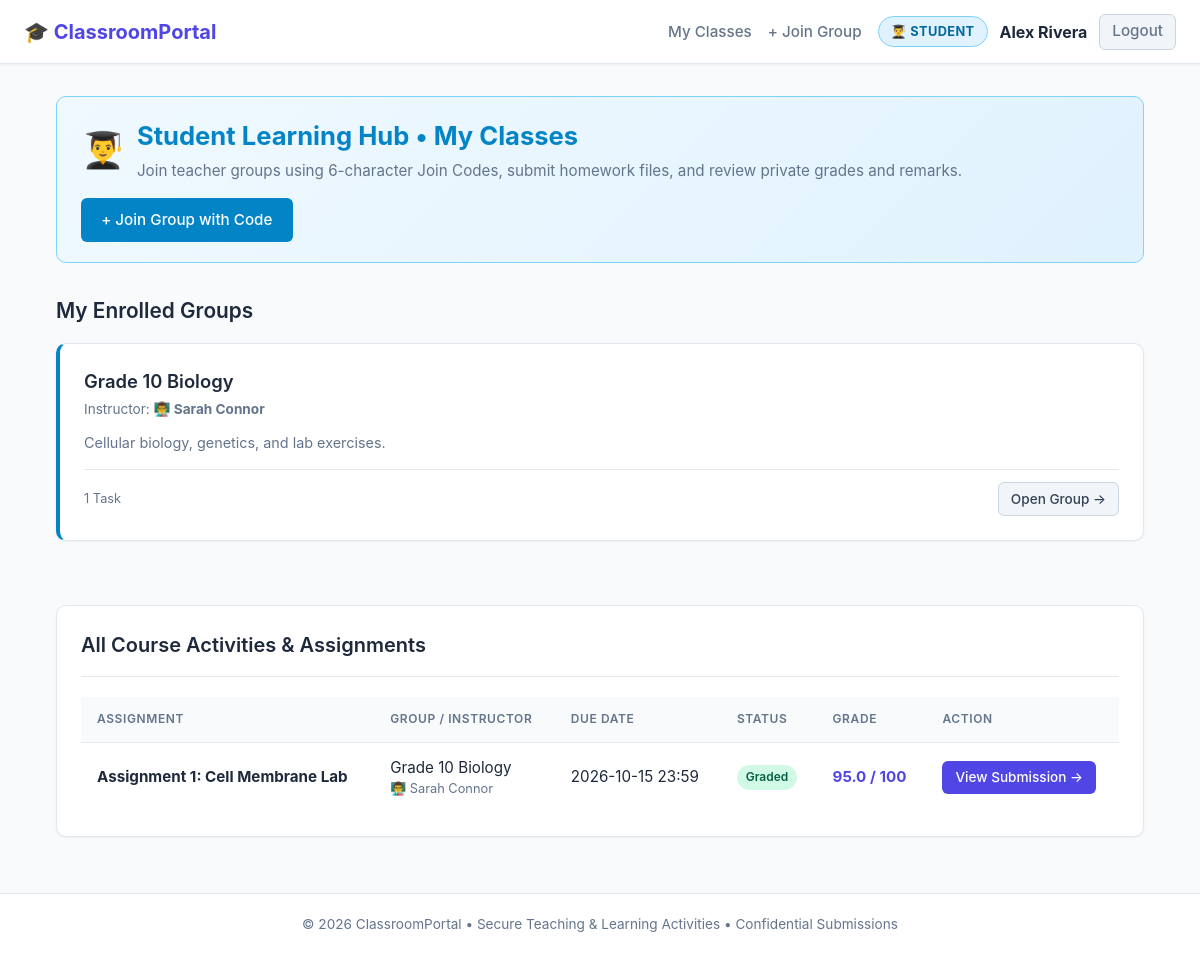
Page /student/dashboard (signed in) on the committed database.
### tables this page shows
CREATE TABLE users (
            id INTEGER PRIMARY KEY AUTOINCREMENT,
            username TEXT UNIQUE NOT NULL,
            email TEXT UNIQUE NOT NULL,
            password_hash TEXT NOT NULL,
            role TEXT NOT NULL CHECK(role IN ('teacher', 'student')),
            full_name TEXT NOT NULL,
            created_at TIMESTAMP DEFAULT CURRENT_TIMESTAMP
        );

CREATE TABLE groups (
            id INTEGER PRIMARY KEY AUTOINCREMENT,
            name TEXT NOT NULL,
            description TEXT,
            join_code TEXT UNIQUE NOT NULL,
            teacher_id INTEGER NOT NULL,
            created_at TIMESTAMP DEFAULT CURRENT_TIMESTAMP,
            FOREIGN KEY (teacher_id) REFERENCES users(id) ON DELETE CASCADE
        );

CREATE TABLE submissions (
            id INTEGER PRIMARY KEY AUTOINCREMENT,
            assignment_id INTEGER NOT NULL,
            student_id INTEGER NOT NULL,
            stored_filename TEXT NOT NULL,
            original_filename TEXT NOT NULL,
            notes TEXT,
            submitted_at TIMESTAMP DEFAULT CURRENT_TIMESTAMP,
            grade REAL,
            feedback TEXT,
            graded_at TIMESTAMP,
            FOREIGN KEY (assignment_id) REFERENCES assignments(id) ON DELETE CASCADE,
            FOREIGN KEY (student_id) REFERENCES users(id) ON DELETE CASCADE,
            UNIQUE(assignment_id, student_id)
        );

CREATE TABLE assignments (
            id INTEGER PRIMARY KEY AUTOINCREMENT,
            group_id INTEGER NOT NULL,
            title TEXT NOT NULL,
            description TEXT NOT NULL,
            due_date TEXT,
            max_points INTEGER DEFAULT 100,
            attachment_filename TEXT,
            original_attachment_name TEXT,
            created_at TIMESTAMP DEFAULT CURRENT_TIMESTAMP,
            FOREIGN KEY (group_id) REFERENCES groups(id) ON DELETE CASCADE
        );

### app.py (the view)
@app.route('/student/dashboard')
@student_required
def student_dashboard():
    db = get_db()
    enrolled_groups = db.execute(
        '''SELECT g.*, u.full_name AS teacher_name,
                  (SELECT COUNT(*) FROM assignments a WHERE a.group_id = g.id) AS assignment_count
           FROM group_memberships m
           JOIN groups g ON m.group_id = g.id
           JOIN users u ON g.teacher_id = u.id
           WHERE m.student_id = ?
           ORDER BY m.joined_at DESC''',
        (g.user['id'],)
    ).fetchall()
    pending_assignments = db.execute(
        '''SELECT a.*, g.name AS group_name, u.full_name AS teacher_name,
                  s.id AS submission_id, s.grade, s.graded_at
           FROM group_memberships m
           JOIN assignments a ON m.group_id = a.group_id
           JOIN groups g ON a.group_id = g.id
           JOIN users u ON g.teacher_id = u.id
           LEFT JOIN submissions s ON s.assignment_id = a.id AND s.student_id = ?
           WHERE m.student_id = ?
           ORDER BY a.due_date ASC, a.created_at DESC''',
        (g.user['id'], g.user['id'])
    ).fetchall()
    return render_template('student/dashboard.html', groups=enrolled_groups, assignments=pending_assignments)

### app.py (called while the page is built)
def get_db():
    db = getattr(g, '_database', None)
    if db is None:
        db_file = app.config.get('DATABASE_PATH', DATABASE_PATH)
        db = g._database = create_connection(db_file)
    return db

@app.teardown_appcontext
def close_connection(exception):
    db = getattr(g, '_database', None)
    if db is not None:
        db.close()

def get_current_user():
    if 'user_id' not in session:
        return None
    db = get_db()
    user = db.execute('SELECT * FROM users WHERE id = ?', (session['user_id'],)).fetchone()
    return user

@app.before_request
def load_user():
    g.user = get_current_user()

def student_required(f):
    @wraps(f)
    def decorated_function(*args, **kwargs):
        if g.user is None or g.user['role'] != 'student':
            flash('Access restricted to students only.', 'danger')
            return redirect(url_for('index'))
        return f(*args, **kwargs)
    return decorated_function

### database.py (called while the page is built)
def create_connection(path=None):
    db_file = path or DATABASE_PATH
    conn = sqlite3.connect(db_file)
    conn.row_factory = sqlite3.Row
    conn.execute("PRAGMA foreign_keys = ON;")
    return conn

### templates/student/dashboard.html (shortened to what this page needs)
{% extends "base.html" %}
{% block content %}
<div class="role-hero student-hero">
    <div style="display: flex; align-items: center; gap: 0.75rem;">
        <span style="font-size: 2.2rem;">👨‍🎓</span>
        <div>
            <h1 style="font-size: 1.6rem; font-weight: 700; color: #0284c7; margin: 0;">Student Learning Hub &bull; My Classes</h1>
            <p style="color: #64748b; margin: 0.25rem 0 0 0; font-size: 0.95rem;">
                Join teacher groups using 6-character Join Codes, submit homework files, and review private grades and remarks.
            </p>
        </div>
    </div>
    <a href="{{ url_for('student_join_group') }}" class="btn btn-primary" style="white-space: nowrap; background-color: #0284c7;">
        + Join Group with Code
    </a>
</div>
<div style="margin-bottom: 2.5rem;">
    <h2 style="font-size: 1.3rem; font-weight: 600; margin-bottom: 1rem;">My Enrolled Groups</h2>
    {% if groups %}
        <div class="grid grid-3">
            {% for g in groups %}
                <div class="card" style="display: flex; flex-direction: column; justify-content: space-between; border-left: 4px solid #0284c7;">
                    <div>
                        <h3 style="font-size: 1.15rem; font-weight: 600; margin-bottom: 0.25rem;">
                            <a href="{{ url_for('student_group_detail', group_id=g['id']) }}" style="color: var(--text-main); text-decoration: none;">
                                {{ g['name'] }}
                            </a>
                        </h3>
                        <div style="font-size: 0.85rem; color: var(--text-muted); margin-bottom: 0.75rem;">
                            Instructor: <strong>👨‍🏫 {{ g['teacher_name'] }}</strong>
                        </div>
                        {% if g['description'] %}
                            <p style="color: var(--text-muted); font-size: 0.9rem; margin-bottom: 1rem;">
                                {{ g['description'][:80] }}{% if g['description']|length > 80 %}...{% endif %}
                            </p>
                        {% endif %}
                    </div>
                    <div style="border-top: 1px solid var(--border-color); padding-top: 0.75rem; display: flex; justify-content: space-between; align-items: center;">
                        <span style="font-size: 0.8rem; color: var(--text-muted);">{{ g['assignment_count'] }} Task{% if g['assignment_count'] != 1 %}s{% endif %}</span>
                        <a href="{{ url_for('student_group_detail', group_id=g['id']) }}" class="btn btn-secondary btn-sm">
                            Open Group &rarr;
                        </a>
                    </div>
                </div>
            {% endfor %}
        </div>
    {% endif %}
</div>
<div class="card">
    <div class="card-header">
        <h2 class="card-title">All Course Activities &amp; Assignments</h2>
    </div>
    {% if assignments %}
        <div class="table-container">
            <table class="table">
                <thead>
                    <tr>
                        <th>Assignment</th>
                        <th>Group / Instructor</th>
                        <th>Due Date</th>
                        <th>Status</th>
                        <th>Grade</th>
                        <th>Action</th>
                    </tr>
                </thead>
                <tbody>
                    {% for a in assignments %}
                        <tr>
                            <td>
                                <strong>{{ a['title'] }}</strong>
                            </td>
                            <td>
                                <div>{{ a['group_name'] }}</div>
                                <div style="font-size: 0.8rem; color: var(--text-muted);">👨‍🏫 {{ a['teacher_name'] }}</div>
                            </td>
                            <td>
                                {% if a['due_date'] %}
                                    <span>{{ a['due_date'] }}</span>
                                {% else %}
                                    <span style="color: var(--text-muted);">No deadline</span>
                                {% endif %}
                            </td>
                            <td>
                                {% if a['submission_id'] %}
                                    {% if a['grade'] is not none %}
                                        <span class="badge badge-success">Graded</span>
                                    {% else %}
                                        <span class="badge badge-warning">Submitted (Pending Review)</span>
                                    {% endif %}
                                {% else %}
                                    <span class="badge badge-danger">Not Submitted</span>
                                {% endif %}
                            </td>
                            <td>
                                {% if a['grade'] is not none %}
                                    <strong style="color: var(--primary);">{{ a['grade'] }} / {{ a['max_points'] }}</strong>
                                {% else %}
                                    <span style="color: var(--text-muted);">-</span>
                                {% endif %}
                            </td>
                            <td>
                                <a href="{{ url_for('student_assignment_detail', assignment_id=a['id']) }}" class="btn btn-primary btn-sm">
                                    {% if a['submission_id'] %}View Submission{% else %}Submit Work{% endif %} &rarr;
                                </a>
                            </td>
                        </tr>
                    {% endfor %}
                </tbody>
            </table>
        </div>
    {% else %}
        <div style="text-align: center; padding: 2rem 1rem; color: var(--text-muted);">
            No assignments found. Once you join groups, your tasks will appear here.
        </div>
    {% endif %}
</div>
{% endblock %}

### templates/base.html (shortened to what this page needs)
<!DOCTYPE html>
<html lang="en">
<head>
    <link rel="stylesheet" href="{{ url_for('static', filename='css/style.css') }}">
</head>
<body>
    <header class="navbar">
        <a href="{{ url_for('index') }}" class="nav-brand">
            <span>🎓 ClassroomPortal</span>
        </a>
        <nav>
            <ul class="nav-links">
                {% if g.user %}
                    {% if g.user['role'] == 'teacher' %}
                        <li><a href="{{ url_for('teacher_dashboard') }}">My Groups</a></li>
                        <li><a href="{{ url_for('teacher_create_group') }}">+ New Group</a></li>
                    {% else %}
                        <li><a href="{{ url_for('student_dashboard') }}">My Classes</a></li>
                        <li><a href="{{ url_for('student_join_group') }}">+ Join Group</a></li>
                    {% endif %}
                    <li class="nav-user">
                        {% if g.user['role'] == 'teacher' %}
                            <span class="user-badge teacher">👨‍🏫 Teacher</span>
                        {% else %}
                            <span class="user-badge student">👨‍🎓 Student</span>
                        {% endif %}
                        <strong>{{ g.user['full_name'] }}</strong>
                        <a href="{{ url_for('logout') }}" class="btn btn-secondary btn-sm">Logout</a>
                    </li>
                {% else %}
                    <li><a href="{{ url_for('login') }}">Log In</a></li>
                    <li><a href="{{ url_for('register') }}" class="btn btn-primary btn-sm">Register</a></li>
                {% endif %}
            </ul>
        </nav>
    </header>
    <main class="container">
        {% block content %}{% endblock %}
    </main>
    <footer>
        <p>&copy; 2026 ClassroomPortal &bull; Secure Teaching &amp; Learning Activities &bull; Confidential Submissions</p>
    </footer>
</body>
</html>

### static/css/style.css (style rules this page uses)
:root { --primary: #4f46e5; --primary-hover: #4338ca; --primary-light: #eef2ff; --secondary: #0ea5e9; --success: #10b981; --success-light: #d1fae5; --warning: #f59e0b; --warning-light: #fef3c7; --danger: #ef4444; --danger-light: #fee2e2; --text-main: #1e293b; --text-muted: #64748b; --bg-page: #f8fafc; --bg-card: #ffffff; --border-color: #e2e8f0; --radius-sm: 6px; --radius-md: 10px; --radius-lg: 14px; --shadow-sm: 0 1px 2px 0 rgba(0, 0, 0, 0.05); --shadow-md: 0 4px 6px -1px rgba(0, 0, 0, 0.1), 0 2px 4px -1px rgba(0, 0, 0, 0.06); --shadow-lg: 0 10px 15px -3px rgba(0, 0, 0, 0.1), 0 4px 6px -2px rgba(0, 0, 0, 0.05); }
* { box-sizing: border-box; margin: 0; padding: 0; }
body { font-family: -apple-system, BlinkMacSystemFont, "Segoe UI", Roboto, "Helvetica Neue", Arial, sans-serif; background-color: var(--bg-page); color: var(--text-main); line-height: 1.5; min-height: 100vh; display: flex; flex-direction: column; }
.navbar { background: #ffffff; border-bottom: 1px solid var(--border-color); padding: 0.85rem 1.5rem; display: flex; justify-content: space-between; align-items: center; box-shadow: var(--shadow-sm); position: sticky; top: 0; z-index: 50; }
.nav-brand { font-size: 1.25rem; font-weight: 700; color: var(--primary); text-decoration: none; display: flex; align-items: center; gap: 0.5rem; }
.nav-links { display: flex; align-items: center; gap: 1rem; list-style: none; }
.nav-links a { color: var(--text-muted); text-decoration: none; font-weight: 500; font-size: 0.95rem; transition: color 0.15s ease; }
.nav-user { display: flex; align-items: center; gap: 0.75rem; }
.user-badge { padding: 0.2rem 0.6rem; border-radius: 9999px; font-size: 0.75rem; font-weight: 600; text-transform: uppercase; letter-spacing: 0.05em; }
.user-badge.student { background-color: #e0f2fe; color: #0369a1; border: 1px solid #bae6fd; }
.container { width: 100%; max-width: 1120px; margin: 0 auto; padding: 2rem 1rem; flex: 1; }
.card { background-color: var(--bg-card); border: 1px solid var(--border-color); border-radius: var(--radius-md); box-shadow: var(--shadow-sm); padding: 1.5rem; margin-bottom: 1.5rem; }
.card-header { display: flex; justify-content: space-between; align-items: center; border-bottom: 1px solid var(--border-color); padding-bottom: 1rem; margin-bottom: 1.25rem; }
.card-title { font-size: 1.25rem; font-weight: 600; color: var(--text-main); }
.grid { display: grid; gap: 1.5rem; }
.grid-3 { grid-template-columns: repeat(auto-fit, minmax(280px, 1fr)); }
.btn { display: inline-flex; align-items: center; justify-content: center; padding: 0.6rem 1.2rem; border-radius: var(--radius-sm); font-size: 0.95rem; font-weight: 500; text-decoration: none; cursor: pointer; border: 1px solid transparent; transition: all 0.15s ease; gap: 0.4rem; }
.btn-primary { background-color: var(--primary); color: #ffffff; }
.btn-secondary { background-color: #f1f5f9; color: #334155; border-color: #cbd5e1; }
.btn-sm { padding: 0.35rem 0.75rem; font-size: 0.85rem; }
.table-container { overflow-x: auto; }
.table { width: 100%; border-collapse: collapse; font-size: 0.95rem; text-align: left; }
.table th, .table td { padding: 0.85rem 1rem; border-bottom: 1px solid var(--border-color); }
.table th { background-color: #f8fafc; color: var(--text-muted); font-weight: 600; text-transform: uppercase; font-size: 0.75rem; letter-spacing: 0.05em; }
.table tr:last-child td { border-bottom: none; }
.badge { display: inline-flex; align-items: center; padding: 0.2rem 0.55rem; border-radius: 9999px; font-size: 0.75rem; font-weight: 600; }
.badge-success { background-color: var(--success-light); color: #065f46; }
footer { border-top: 1px solid var(--border-color); background-color: #ffffff; padding: 1.25rem 1rem; text-align: center; font-size: 0.85rem; color: var(--text-muted); }
.role-hero { display: flex; justify-content: space-between; align-items: center; padding: 1.25rem 1.5rem; border-radius: var(--radius-md); margin-bottom: 2rem; flex-wrap: wrap; gap: 1rem; }
.student-hero { background: linear-gradient(135deg, #f0f9ff 0%, #e0f2fe 100%); border: 1px solid #7dd3fc; }
.user-badge { padding: 0.3rem 0.75rem; border-radius: 9999px; font-size: 0.8rem; font-weight: 700; display: inline-flex; align-items: center; gap: 0.35rem; letter-spacing: 0.03em; }
.user-badge.student { background-color: #e0f2fe; color: #0369a1; border: 1px solid #7dd3fc; }

### rows in the picture
users: user.full_name "Alex Rivera"
groups: name "Grade 10 Biology", teacher_name "Sarah Connor", description "Cellular biology, genetics, and lab exercises.", assignment_count "1"
submissions: title "Assignment 1: Cell Membrane Lab", group_name "Grade 10 Biology", teacher_name "Sarah Connor", due_date "2026-10-15 23:59", shows "Graded", grade "95.0", max_points "100", shows "View Submission"
